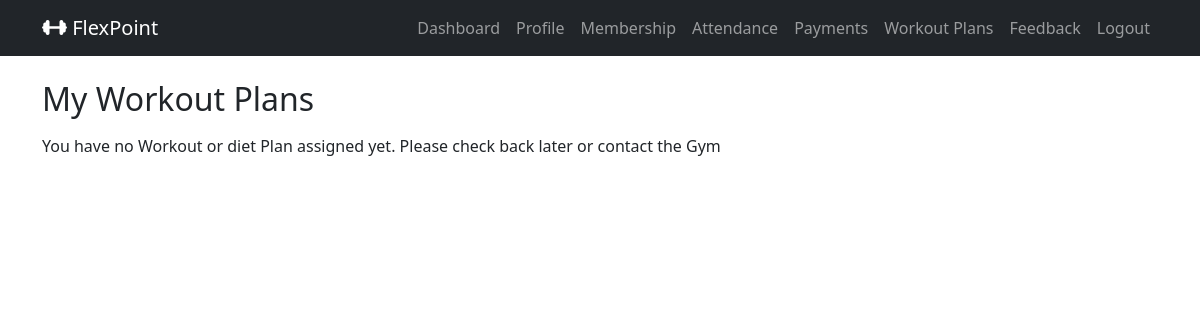
The app's page /member_workout_plan/ (signed in), older data.
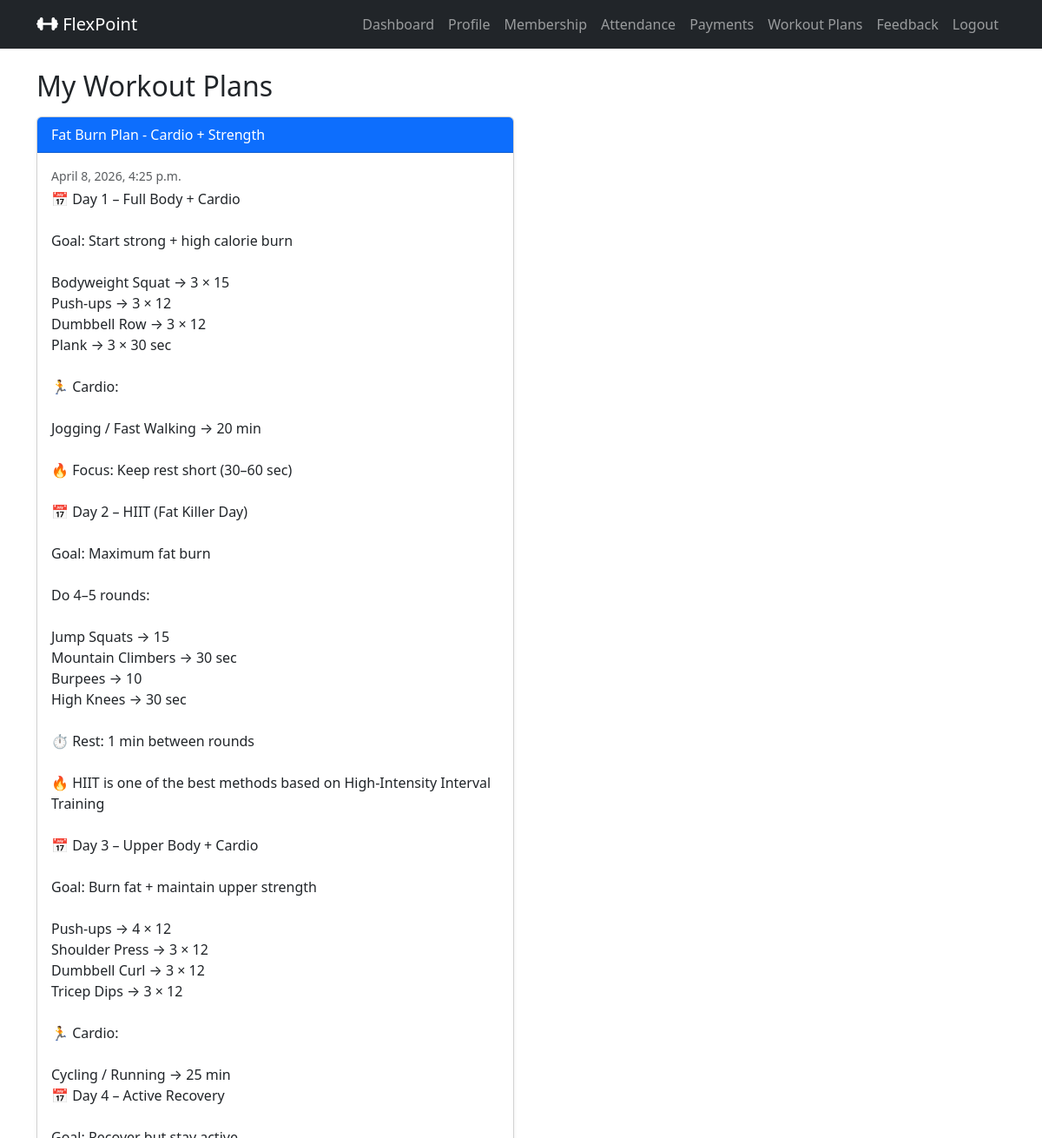
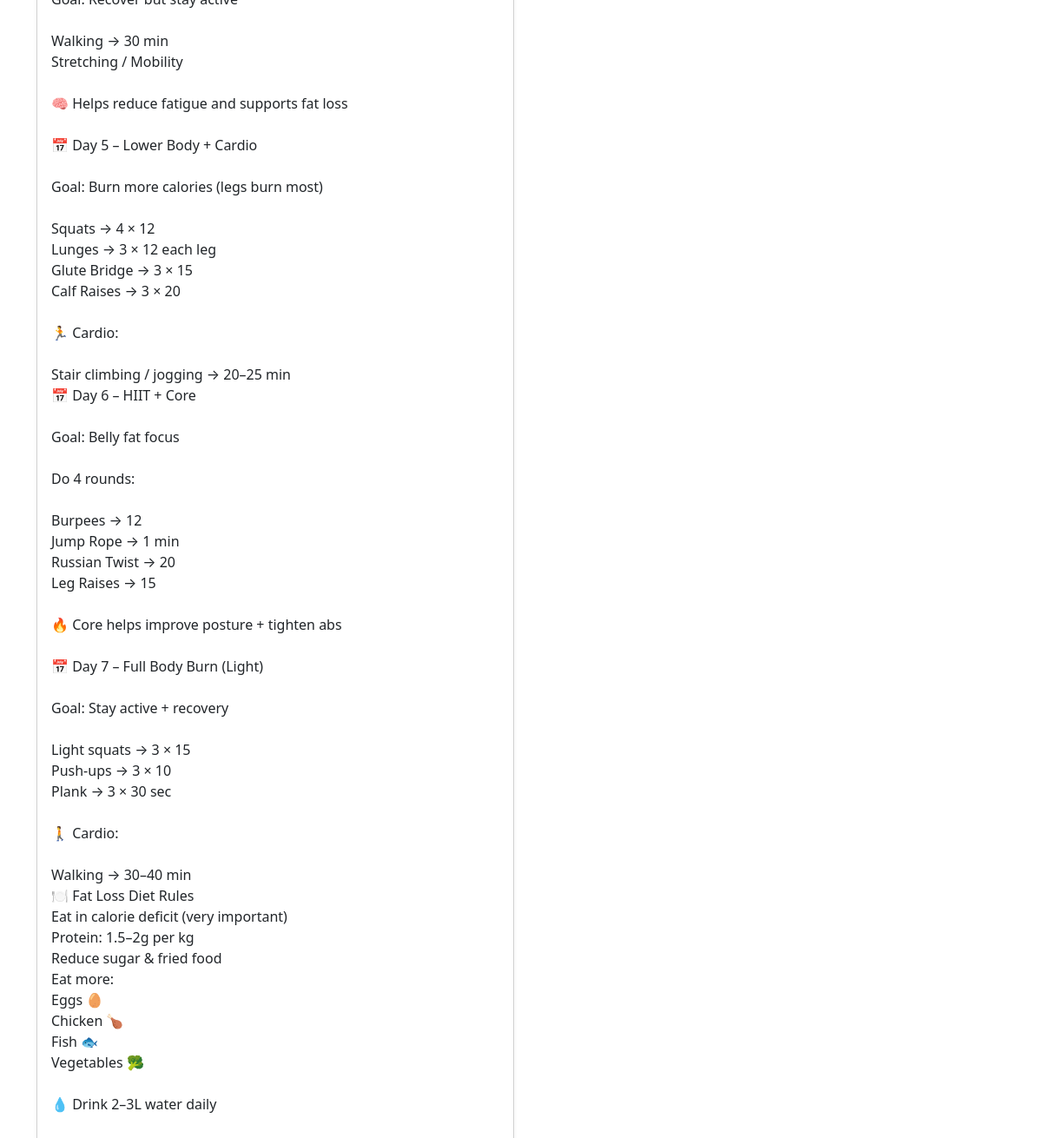
The same page, newer data (2 pictures, top to bottom).
### gymapp/models.py (models this page shows, shortened)
class WorkoutPlan(models.Model):
    member      = models.ForeignKey(MemberProfile, on_delete=models.CASCADE, related_name='workout_plans')
    title       = models.CharField(max_length=100)
    description = models.TextField(blank=True)
    created_at  = models.DateTimeField(auto_now_add=True)

### gymapp/views.py (the view)
    def wrapper(request, *args, **kwargs):
        if not request.user.is_authenticated or getattr(request.user, 'role', None) != 'MEMBER':
            messages.error(request, 'You must be a Member to access this page.')
            return redirect('member_login_view')
        return view_func(request, *args, **kwargs)

### gymapp/views.py (called while the page is built)
def member_required(view_func):
    def wrapper(request, *args, **kwargs):
        if not request.user.is_authenticated or getattr(request.user, 'role', None) != 'MEMBER':
            messages.error(request, 'You must be a Member to access this page.')
            return redirect('member_login_view')
        return view_func(request, *args, **kwargs)
    return wrapper

@member_required
def member_workout_plan(request):
    member_profile = MemberProfile.objects.get(user=request.user)
    workout_plans  = WorkoutPlan.objects.filter(member=member_profile).order_by('-created_at')
    return render(request, 'member_workout_plans.html', {'workout_plans':workout_plans})

### gymapp/templates/member_workout_plans.html
{% extends 'base.html' %}
{% block content %}
<h2 class="mb-3">My Workout Plans</h2>
{% if workout_plans %}
    <div class="row g-3">
        {% for wp in workout_plans %}
            <div class="col-md-6">
                <div class="card shadow-sm">
                    <div class="card-header bg-primary text-white">
                        {{ wp.title }}
                    </div>
                    <div class="card-body">
                        <p class="small text-muted mb-1">{{ wp.created_at }}</p>
                        <p style="white-space: pre-line;;">{{ wp.description }}</p>
                    </div>
                </div>
            </div>
        {% endfor %}
    </div>
{% else %}
    <p>You have no Workout or diet Plan assigned yet. Please check back later or contact the Gym</p>
{% endif %}
{% endblock %}

Row changes from the older to the newer data that the page shows:
added WorkoutPlan: title "Fat Burn Plan - Cardio + Strength", created_at "April 8, 2026, 4:25 p.m.", description "📅 Day 1 – Full Body + Cardio Goal: Start strong + high calorie burn Bodyweight Squat → 3 × 15 Push-ups → 3 × 12 Dumbbell Row → 3 × 12 Plank → 3 × 30 sec 🏃 Cardio: Jogging / Fast Walking → 20 min 🔥 Focus: Keep rest short (30–60 sec) 📅 Day 2 – HIIT (Fat Killer Day) Goal: Maximum fat burn Do 4–5 rounds: Jump Squats → 15 Mountain Climbers → 30 sec Burpees → 10 High Knees → 30 sec ⏱ Rest: 1 min between rounds 🔥 HIIT is one of the best methods based on High-Intensity Interval Training 📅 Day 3 – Upper Body + Cardio Goal: Burn fat + maintain upper strength Push-ups → 4 × 12 Shoulder Press → 3 × 12 Dumbbell Curl → 3 × 12 Tricep Dips → 3 × 12 🏃 Cardio: Cycling / Running → 25 min 📅 Day 4 – Active…"
Text that changed along with them:
text no longer shown: "You have no Workout or diet Plan assigned yet. Please check back later or contact the Gym"
